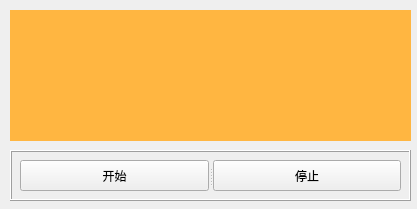
<?xml version="1.0" encoding="UTF-8"?>
<ui version="4.0">
 <class>Form</class>
 <widget class="QWidget" name="Form">
  <property name="geometry">
   <rect>
    <x>0</x>
    <y>0</y>
    <width>417</width>
    <height>209</height>
   </rect>
  </property>
  <property name="windowTitle">
   <string>Form</string>
  </property>
  <widget class="QFrame" name="frame">
   <property name="geometry">
    <rect>
     <x>10</x>
     <y>10</y>
     <width>401</width>
     <height>131</height>
    </rect>
   </property>
   <property name="frameShape">
    <enum>QFrame::Box</enum>
   </property>
   <property name="frameShadow">
    <enum>QFrame::Raised</enum>
   </property>
   <widget class="QSplitter" name="splitter_2">
    <property name="geometry">
     <rect>
      <x>0</x>
      <y>0</y>
      <width>401</width>
      <height>131</height>
     </rect>
    </property>
    <property name="orientation">
     <enum>Qt::Horizontal</enum>
    </property>
    <widget class="QLabel" name="lb_time">
     <property name="font">
      <font>
       <family>Adobe Heiti Std</family>
       <pointsize>18</pointsize>
      </font>
     </property>
     <property name="styleSheet">
      <string notr="true">background-color: rgb(255, 182, 65);</string>
     </property>
     <property name="text">
      <string/>
     </property>
    </widget>
   </widget>
  </widget>
  <widget class="QFrame" name="frame_2">
   <property name="geometry">
    <rect>
     <x>10</x>
     <y>150</y>
     <width>401</width>
     <height>51</height>
    </rect>
   </property>
   <property name="frameShape">
    <enum>QFrame::Box</enum>
   </property>
   <property name="frameShadow">
    <enum>QFrame::Raised</enum>
   </property>
   <widget class="QSplitter" name="splitter">
    <property name="geometry">
     <rect>
      <x>10</x>
      <y>10</y>
      <width>381</width>
      <height>31</height>
     </rect>
    </property>
    <property name="orientation">
     <enum>Qt::Horizontal</enum>
    </property>
    <widget class="QPushButton" name="btn_start">
     <property name="text">
      <string>开始</string>
     </property>
    </widget>
    <widget class="QPushButton" name="btn_stop">
     <property name="text">
      <string>停止</string>
     </property>
    </widget>
   </widget>
  </widget>
 </widget>
 <resources/>
 <connections/>
</ui>
